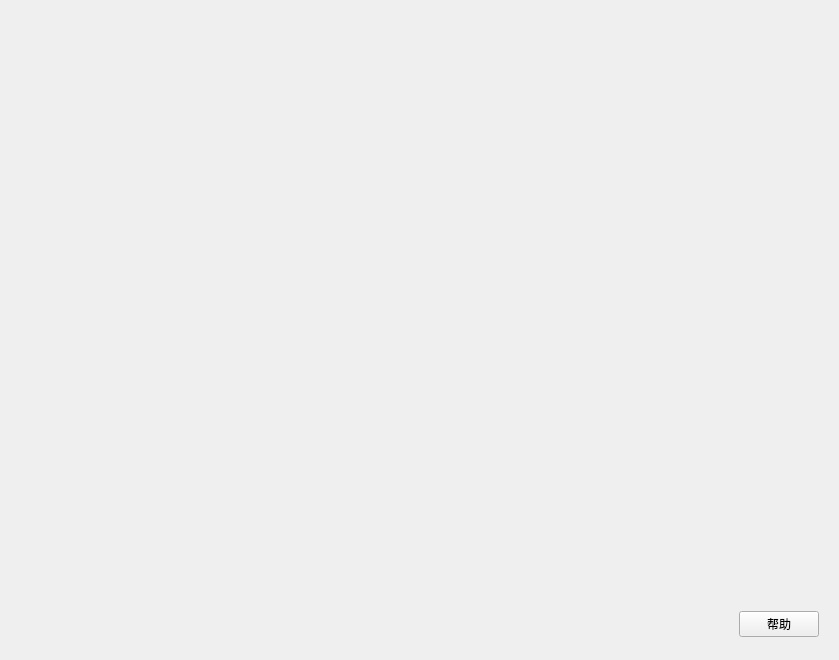
<?xml version="1.0" encoding="UTF-8"?>
<ui version="4.0">
 <class>recordPlayer</class>
 <widget class="QWidget" name="recordPlayer">
  <property name="geometry">
   <rect>
    <x>0</x>
    <y>0</y>
    <width>839</width>
    <height>660</height>
   </rect>
  </property>
  <property name="windowTitle">
   <string>Form</string>
  </property>
  <layout class="QVBoxLayout" name="verticalLayout">
   <item>
    <widget class="QWidget" name="widget" native="true">
     <layout class="QHBoxLayout" name="horizontalLayout_2">
      <item>
       <spacer name="horizontalSpacer_2">
        <property name="orientation">
         <enum>Qt::Horizontal</enum>
        </property>
        <property name="sizeHint" stdset="0">
         <size>
          <width>40</width>
          <height>20</height>
         </size>
        </property>
       </spacer>
      </item>
      <item>
       <widget class="gameMap" name="gameArea" native="true"/>
      </item>
      <item>
       <spacer name="horizontalSpacer_3">
        <property name="orientation">
         <enum>Qt::Horizontal</enum>
        </property>
        <property name="sizeHint" stdset="0">
         <size>
          <width>40</width>
          <height>20</height>
         </size>
        </property>
       </spacer>
      </item>
     </layout>
    </widget>
   </item>
   <item>
    <widget class="QWidget" name="butto_group" native="true">
     <property name="maximumSize">
      <size>
       <width>16777215</width>
       <height>50</height>
      </size>
     </property>
     <layout class="QHBoxLayout" name="horizontalLayout">
      <item>
       <spacer name="horizontalSpacer">
        <property name="orientation">
         <enum>Qt::Horizontal</enum>
        </property>
        <property name="sizeHint" stdset="0">
         <size>
          <width>40</width>
          <height>20</height>
         </size>
        </property>
       </spacer>
      </item>
      <item>
       <widget class="QPushButton" name="pushButton">
        <property name="text">
         <string>帮助</string>
        </property>
       </widget>
      </item>
     </layout>
    </widget>
   </item>
  </layout>
 </widget>
 <customwidgets>
  <customwidget>
   <class>gameMap</class>
   <extends>QWidget</extends>
   <header>./game/gamemap.h</header>
   <container>1</container>
  </customwidget>
 </customwidgets>
 <resources/>
 <connections/>
</ui>
